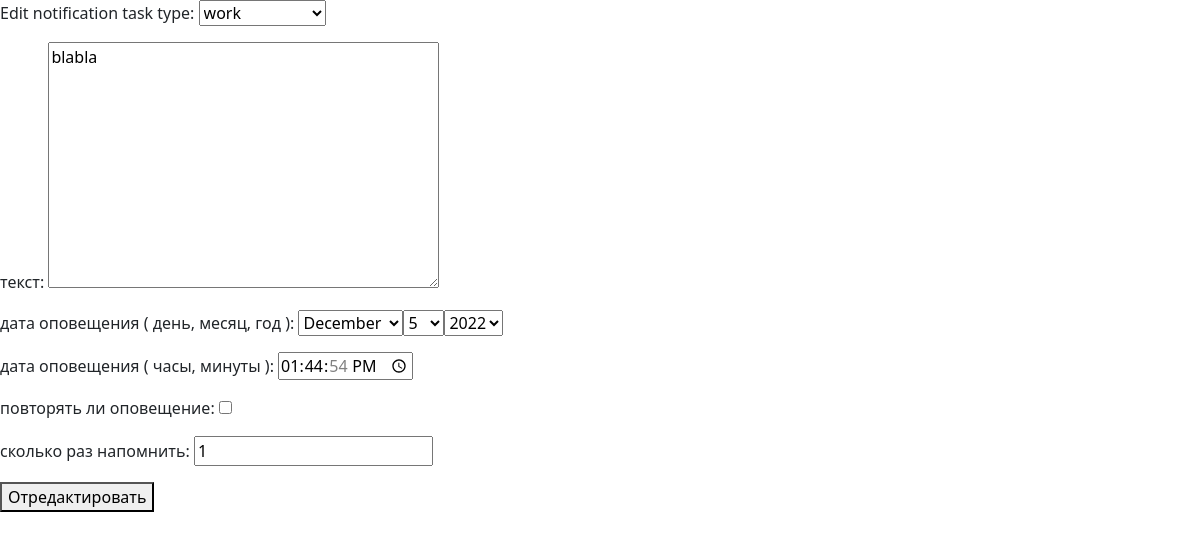
Screenshot of /notifications/edit/30/ (signed in) with the database file from the repository.
### notifications/models.py (models this page shows, shortened)
class Notification(models.Model):
    class Meta:
        ordering = ['-created_time']
    user = models.ForeignKey('authentication.MyUser', null=True, on_delete=models.SET_NULL)
    notification_task_type = models.CharField(max_length=45, null=True)
    notification_color = models.CharField(max_length=15, null=True)
    text = models.TextField(max_length=350)
    created_time = models.DateTimeField(auto_now_add=True)
    notification_date = models.DateField(default=datetime.now)
    notification_time = models.TimeField(default=datetime.now)
    notification_periodicity = models.BooleanField(default=False)
    notification_periodicity_num = models.IntegerField(default=1)

### notifications/views.py (the view)
# urls.py: path('edit/<int:pk>/', NotificationEditView.as_view(), name="edit_notification"),
class NotificationEditView(LoginRequiredMixin, UpdateView):
    login_url = reverse_lazy('login')
    model = Notification
    form_class = NotificationEditForm
    template_name = 'notifications/edit_notification.html'
    success_url = reverse_lazy('notification_list')
    def get_context_data(self, **kwargs):
        c = super().get_context_data(**kwargs)
        c['notifications_types'] = MyUser.objects.get(id=self.request.user.pk).notification_type.all()
        return c
    def get_form_kwargs(self):
        kw = super().get_form_kwargs()
        kw['request'] = self.request
        return kw

### notifications/forms.py (shortened to what this page needs)
class NotificationEditForm(forms.ModelForm):
    class Meta:
        model = Notification
        fields = ['text', 'notification_date', 'notification_time', 'notification_periodicity', 'notification_periodicity_num']
        widgets = {
            'notification_date': forms.SelectDateWidget(),
            'notification_time': forms.TimeInput(attrs={'type': 'time'})
        }
        labels = {
            'text' : 'текст',
            'notification_date' : 'дата оповещения ( день, месяц, год )',
            'notification_time' : 'дата оповещения ( часы, минуты )',
            'notification_periodicity' : 'повторять ли оповещение',
            'notification_periodicity_num' : 'сколько раз напомнить',
        }
    def __init__(self, *args, **kwargs):
        self.request = kwargs.pop('request')
        super().__init__(*args, **kwargs)

### templates/notifications/edit_notification.html (shortened to what this page needs)
{% extends 'base.html' %}
{% block content %}
    <section>
        <div>
            <form action="" method="post">
                <p>
                    <label for="id_notification_task_type">Edit notification task type:</label>
                    <select name="select_type" id="">
                        {% for n_type in notifications_types %}
                            <option value="{{ n_type.name_type }}">{{ n_type.name_type }}</option>
                        {% endfor %}
                    </select>
                </p>
                {{ form.as_p }}
                <button type="submit">Отредактировать</button>
            </form>
        </div>
    </section>
{% endblock content %}

### rows the page displays
Notification: text "blabla", notification_time "13:44:54", notification_periodicity_num "1"

### other values shown
form field select_type "work"
